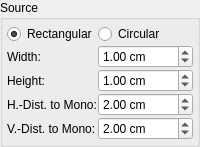
        <widget class="QGroupBox" name="groupBox_12">
         <property name="title">
          <string>Source</string>
         </property>
         <layout class="QGridLayout" name="gridLayout_31">
          <property name="leftMargin">
           <number>4</number>
          </property>
          <property name="topMargin">
           <number>4</number>
          </property>
          <property name="rightMargin">
           <number>4</number>
          </property>
          <property name="bottomMargin">
           <number>4</number>
          </property>
          <property name="spacing">
           <number>1</number>
          </property>
          <item row="0" column="0">
           <widget class="QRadioButton" name="radioSrcRect">
            <property name="text">
             <string>Rectangular</string>
            </property>
            <property name="checked">
             <bool>true</bool>
            </property>
           </widget>
          </item>
          <item row="0" column="1">
           <widget class="QRadioButton" name="radioSrcCirc">
            <property name="text">
             <string>Circular</string>
            </property>
           </widget>
          </item>
          <item row="1" column="0">
           <widget class="QLabel" name="label_39">
            <property name="sizePolicy">
             <sizepolicy hsizetype="Fixed" vsizetype="Preferred">
              <horstretch>0</horstretch>
              <verstretch>0</verstretch>
             </sizepolicy>
            </property>
            <property name="text">
             <string>Width:</string>
            </property>
           </widget>
          </item>
          <item row="1" column="1">
           <widget class="QDoubleSpinBox" name="spinSrcW">
            <property name="suffix">
             <string> cm</string>
            </property>
            <property name="decimals">
             <number>2</number>
            </property>
            <property name="maximum">
             <double>999.000000000000000</double>
            </property>
            <property name="singleStep">
             <double>0.100000000000000</double>
            </property>
            <property name="value">
             <double>1.000000000000000</double>
            </property>
           </widget>
          </item>
          <item row="2" column="0">
           <widget class="QLabel" name="label_40">
            <property name="sizePolicy">
             <sizepolicy hsizetype="Fixed" vsizetype="Preferred">
              <horstretch>0</horstretch>
              <verstretch>0</verstretch>
             </sizepolicy>
            </property>
            <property name="text">
             <string>Height:</string>
            </property>
           </widget>
          </item>
          <item row="2" column="1">
           <widget class="QDoubleSpinBox" name="spinSrcH">
            <property name="suffix">
             <string> cm</string>
            </property>
            <property name="decimals">
             <number>2</number>
            </property>
            <property name="maximum">
             <double>999.000000000000000</double>
            </property>
            <property name="singleStep">
             <double>0.100000000000000</double>
            </property>
            <property name="value">
             <double>1.000000000000000</double>
            </property>
           </widget>
          </item>
          <item row="3" column="0">
           <widget class="QLabel" name="label_54">
            <property name="sizePolicy">
             <sizepolicy hsizetype="Fixed" vsizetype="Preferred">
              <horstretch>0</horstretch>
              <verstretch>0</verstretch>
             </sizepolicy>
            </property>
            <property name="text">
             <string>H.-Dist. to Mono:</string>
            </property>
           </widget>
          </item>
          <item row="3" column="1">
           <widget class="QDoubleSpinBox" name="spinDistHSrcMono">
            <property name="toolTip">
             <string>Distance to the horizontal virtual source.</string>
            </property>
            <property name="suffix">
             <string> cm</string>
            </property>
            <property name="decimals">
             <number>2</number>
            </property>
            <property name="maximum">
             <double>9999.000000000000000</double>
            </property>
            <property name="singleStep">
             <double>1.000000000000000</double>
            </property>
            <property name="value">
             <double>2.000000000000000</double>
            </property>
           </widget>
          </item>
          <item row="4" column="0">
           <widget class="QLabel" name="label_54b">
            <property name="sizePolicy">
             <sizepolicy hsizetype="Fixed" vsizetype="Preferred">
              <horstretch>0</horstretch>
              <verstretch>0</verstretch>
             </sizepolicy>
            </property>
            <property name="text">
             <string>V.-Dist. to Mono:</string>
            </property>
           </widget>
          </item>
          <item row="4" column="1">
           <widget class="QDoubleSpinBox" name="spinDistVSrcMono">
            <property name="toolTip">
             <string>Distance to the vertical virtual source.</string>
            </property>
            <property name="suffix">
             <string> cm</string>
            </property>
            <property name="decimals">
             <number>2</number>
            </property>
            <property name="maximum">
             <double>9999.000000000000000</double>
            </property>
            <property name="singleStep">
             <double>1.000000000000000</double>
            </property>
            <property name="value">
             <double>2.000000000000000</double>
            </property>
           </widget>
          </item>
         </layout>
        </widget>
